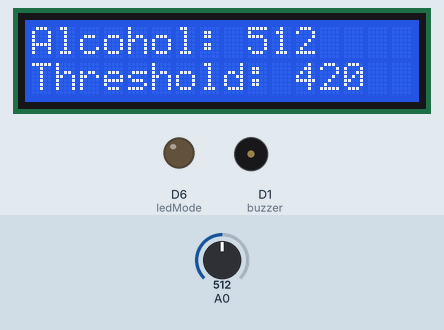
Bench run of a sketch on a simulated ESP8266 (NodeMCU). Parts: 16×2 character LCD, output pins drawn as LEDs (lit = HIGH), buzzer (waves = sounding, pin HIGH). Inputs (shaded band) come from the test bench; at power-on: A0 = 512. WiFi joins after 1.5 s; servers stay silent unless stated.

Above: at 2.0 s.
3.2 s: A0 set to 431
At 4.9 s:
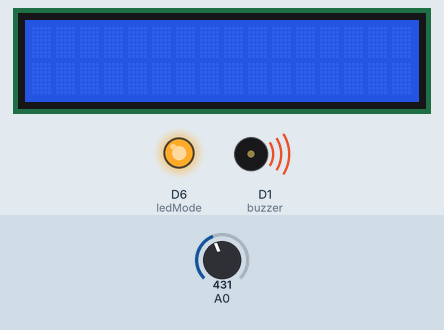
8.0 s: A0 set to 411
At 9.4 s:
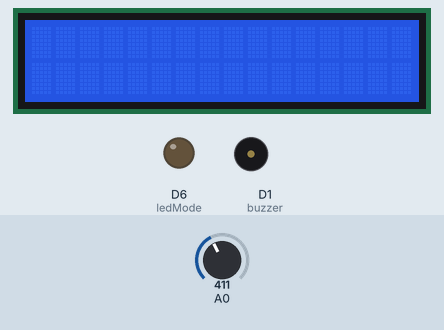
10.5 s: A0 set to 430
At 11.8 s:
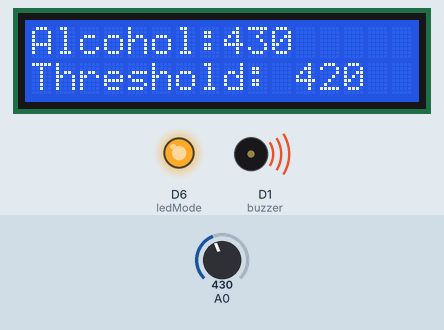
Timing chart, 0 to 13.5 s (numbered marks = the images above; inputs shaded):
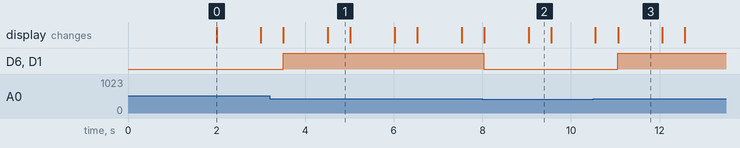

Measured:
- the behaviour switches between 421 and 420 on A0 (found by bisection; images 1 and 2)
- after the input at 8.0 s, D6 (ledMode), D1 (buzzer): HIGH → LOW at once; the display: first changes at once (image 2 shows a later state)
- after the input at 10.5 s, D6 (ledMode), D1 (buzzer): LOW → HIGH after 0.55 s; the display: first differs from a run without the input after 0.56 s (image 3)
- what the display in image 0 shows lasts 1.0 s, from 2.0 s to 3.0 s
- what the display in image 1 shows lasts 0.5 s, from 4.5 s to 5.0 s

The sketch:

AlcoholSensor.ino
```cpp
#define KHIALCOHOL V1
#define RUNMODE V3
#define TRANGTHAICB V4
#define DISPLAY_SENSOR_DATA V1 // New virtual pin for Display Value widget
#define MUCCANHBAO V2

#define BLYNK_TEMPLATE_ID "TMPL6zMcq3J9V"
#define BLYNK_TEMPLATE_NAME "MQ3"

#define BLYNK_FIRMWARE_VERSION "0.1.0"
#define BLYNK_PRINT Serial
#define APP_DEBUG

#include <BlynkSimpleEsp8266.h>
#include <Wire.h>                 //Thư viện giao tiếp I2C
#include <LiquidCrystal_I2C.h>    //Thư viện LCD
LiquidCrystal_I2C lcd(0x27, 16, 2); //Thiết lập địa chỉ và loại LCD

BlynkTimer timer;
int timerID1;
int mq3_value;
int alcoholThreshold = 420; // Change this to adjust the threshold
int ledMode = 12; // D6 led to display operating mode
boolean runMode = 1; // Enable/disable alert mode
boolean doorState = 0;
int buzzer = 5; // D1 buzzer connection

char auth[] = "Z6STspn4lKdbXYeAEb9HnDSVjel4HhJ6";
char ssid[] = "T&B 305";
char pass[] = "8888a8888";

WidgetLED led(KHIALCOHOL);

void setup()
{
  Serial.begin(115200);
  delay(100);
  pinMode(ledMode, OUTPUT);
  digitalWrite(ledMode, LOW); // Turn off the led mode
  pinMode(buzzer, OUTPUT);
  digitalWrite(buzzer, LOW); // Turn off the buzzer
  Blynk.begin(auth, ssid, pass);
  timerID1 = timer.setInterval(1000L, handleTimerID1);

  Blynk.virtualWrite(RUNMODE, runMode); // Initialize the virtual pin value
  Blynk.virtualWrite(TRANGTHAICB, doorState); // Initialize the virtual pin value
  Blynk.virtualWrite(MUCCANHBAO, alcoholThreshold); // Initialize the virtual pin value
  Blynk.virtualWrite(DISPLAY_SENSOR_DATA, mq3_value); // Initialize the Display Value widget with sensor data

  Wire.begin(D4, D3);          //Thiết lập chân kết nối I2C (SDA,SCL);
  lcd.init();                  //Khởi tạo LCD
  lcd.clear();                 //Xóa màn hình
  lcd.backlight();             //Bật đèn nền
  mq3_value = analogRead(A0);

  lcd.setCursor(0, 0);         //Đặt vị trí muốn hiển thị ô thứ 1 trên dòng 1
  lcd.print("Alcohol: ");      //Ghi đoạn text "Alcohol: "
  lcd.print(mq3_value);        //Display the initial alcohol content value
  lcd.setCursor(0, 1);         //Đặt vị trí ở ô thứ 1 trên dòng 2
  lcd.print("Threshold: ");    //Ghi đoạn text "Threshold: "
  lcd.print(alcoholThreshold);
}

void loop()
{
  Blynk.run();
  timer.run();
  lcd.display();
  delay(1000);
  lcd.noDisplay();
  delay(500);
}

void handleTimerID1()
{
  mq3_value = analogRead(A0);
  if (led.getValue())
  {
    led.off();
  }
  else
  {
    led.on();
  }

  if (runMode == 1)
  {
    if (mq3_value > alcoholThreshold)
    {
      if (doorState == 0)
      {
        doorState = 1;
        digitalWrite(ledMode, HIGH);
        digitalWrite(buzzer, HIGH); // Turn on the buzzer
        Blynk.logEvent("canhbao", "Alert! Alcohol level exceeds threshold"); // Send canhbao event to Blynk app
      }
    }
    else
    {
      if (doorState == 1)
      {
        doorState = 0;
        digitalWrite(ledMode, LOW);
        digitalWrite(buzzer, LOW); // Turn off the buzzer
      }
    }
  }
  else
  {
    doorState = 0;
    digitalWrite(ledMode, LOW);
    digitalWrite(buzzer, LOW); // Turn off the buzzer
  }

  Blynk.virtualWrite(TRANGTHAICB, doorState);
  lcd.setCursor(8, 0); // Set the cursor position to overwrite the previous value
  lcd.print("    "); // Clear the previous value
  lcd.setCursor(8, 0); // Set the cursor position again
  lcd.print(mq3_value); // Display the latest alcohol content value

  Blynk.virtualWrite(DISPLAY_SENSOR_DATA, mq3_value); // Update the Display Value widget with the latest sensor data
}

BLYNK_WRITE(RUNMODE) // This function will be called when the virtual pin V3 is updated
{
  int newValue = param.asInt();
  if (newValue == 1)
  {
    runMode = 1;
    digitalWrite(ledMode, HIGH);
  }
  else
  {
    runMode = 0;
    digitalWrite(ledMode, LOW);
    digitalWrite(buzzer, LOW); // Turn off the buzzer
  }
}

BLYNK_WRITE(MUCCANHBAO) // This function will be called when the virtual pin V2 is updated
{
  alcoholThreshold = param.asInt();
  lcd.setCursor(10, 1); // Set the cursor position to overwrite the previous value
  lcd.print("     "); // Clear the previous value
  lcd.setCursor(10, 1); // Set the cursor position again
  lcd.print(alcoholThreshold); // Display the updated alcohol threshold value on the LCD
}
```
